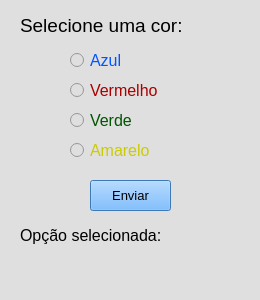
<?xml version="1.0" encoding="UTF-8"?>
<ui version="4.0">
 <class>MainWindow</class>
 <widget class="QMainWindow" name="MainWindow">
  <property name="windowModality">
   <enum>Qt::NonModal</enum>
  </property>
  <property name="geometry">
   <rect>
    <x>0</x>
    <y>0</y>
    <width>260</width>
    <height>300</height>
   </rect>
  </property>
  <property name="minimumSize">
   <size>
    <width>260</width>
    <height>300</height>
   </size>
  </property>
  <property name="maximumSize">
   <size>
    <width>260</width>
    <height>300</height>
   </size>
  </property>
  <property name="font">
   <font>
    <pointsize>12</pointsize>
   </font>
  </property>
  <property name="windowTitle">
   <string>GUI Qt Designer</string>
  </property>
  <property name="styleSheet">
   <string notr="true">background-color: rgb(223, 223, 223);</string>
  </property>
  <widget class="QWidget" name="centralwidget">
   <widget class="QRadioButton" name="azul">
    <property name="geometry">
     <rect>
      <x>70</x>
      <y>50</y>
      <width>111</width>
      <height>20</height>
     </rect>
    </property>
    <property name="font">
     <font>
      <pointsize>12</pointsize>
     </font>
    </property>
    <property name="styleSheet">
     <string notr="true">color: rgb(0, 85, 255);</string>
    </property>
    <property name="text">
     <string>Azul</string>
    </property>
   </widget>
   <widget class="QPushButton" name="pushButton">
    <property name="geometry">
     <rect>
      <x>90</x>
      <y>180</y>
      <width>81</width>
      <height>31</height>
     </rect>
    </property>
    <property name="font">
     <font>
      <pointsize>10</pointsize>
     </font>
    </property>
    <property name="styleSheet">
     <string notr="true">background-color: rgb(85, 170, 255);
border-color: rgb(0, 85, 0);</string>
    </property>
    <property name="text">
     <string>Enviar</string>
    </property>
   </widget>
   <widget class="QLabel" name="label">
    <property name="geometry">
     <rect>
      <x>20</x>
      <y>10</y>
      <width>171</width>
      <height>31</height>
     </rect>
    </property>
    <property name="font">
     <font>
      <pointsize>14</pointsize>
     </font>
    </property>
    <property name="styleSheet">
     <string notr="true">color: rgb(0, 0, 0);</string>
    </property>
    <property name="text">
     <string>Selecione uma cor:</string>
    </property>
   </widget>
   <widget class="QRadioButton" name="vermelho">
    <property name="geometry">
     <rect>
      <x>70</x>
      <y>80</y>
      <width>111</width>
      <height>20</height>
     </rect>
    </property>
    <property name="font">
     <font>
      <pointsize>12</pointsize>
     </font>
    </property>
    <property name="styleSheet">
     <string notr="true">color: rgb(170, 0, 0);</string>
    </property>
    <property name="text">
     <string>Vermelho</string>
    </property>
   </widget>
   <widget class="QRadioButton" name="verde">
    <property name="geometry">
     <rect>
      <x>70</x>
      <y>110</y>
      <width>111</width>
      <height>20</height>
     </rect>
    </property>
    <property name="font">
     <font>
      <pointsize>12</pointsize>
     </font>
    </property>
    <property name="styleSheet">
     <string notr="true">color: rgb(0, 85, 0);</string>
    </property>
    <property name="text">
     <string>Verde</string>
    </property>
   </widget>
   <widget class="QRadioButton" name="amarelo">
    <property name="geometry">
     <rect>
      <x>70</x>
      <y>140</y>
      <width>111</width>
      <height>20</height>
     </rect>
    </property>
    <property name="font">
     <font>
      <pointsize>12</pointsize>
     </font>
    </property>
    <property name="styleSheet">
     <string notr="true">color: rgb(203, 203, 0);</string>
    </property>
    <property name="text">
     <string>Amarelo</string>
    </property>
   </widget>
   <widget class="QLabel" name="label_2">
    <property name="geometry">
     <rect>
      <x>20</x>
      <y>220</y>
      <width>251</width>
      <height>31</height>
     </rect>
    </property>
    <property name="font">
     <font>
      <pointsize>12</pointsize>
     </font>
    </property>
    <property name="text">
     <string>Opção selecionada: </string>
    </property>
   </widget>
   <widget class="QLabel" name="label_3">
    <property name="enabled">
     <bool>true</bool>
    </property>
    <property name="geometry">
     <rect>
      <x>20</x>
      <y>250</y>
      <width>220</width>
      <height>31</height>
     </rect>
    </property>
    <property name="font">
     <font>
      <pointsize>12</pointsize>
     </font>
    </property>
    <property name="text">
     <string/>
    </property>
   </widget>
  </widget>
  <widget class="QMenuBar" name="menubar">
   <property name="geometry">
    <rect>
     <x>0</x>
     <y>0</y>
     <width>260</width>
     <height>21</height>
    </rect>
   </property>
  </widget>
 </widget>
 <resources/>
 <connections/>
</ui>
